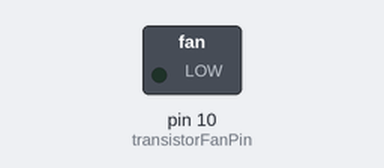
Simulated run of this sketch. Board: Arduino Uno, built with avr-gcc and run on an emulated ATmega328P. On the bench: switched loads named in the sketch (green lamp = pin HIGH).

Above: at 0.05 s.
At 59.8 s:
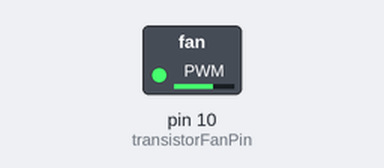
Timing chart, 0 to 78.0 s (numbered marks = the images above):
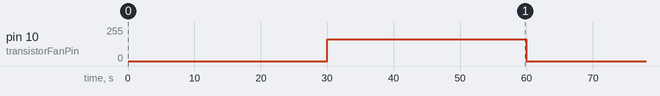

Measured:
- by itself, pin 10 (transistorFanPin): alternates 165/255 for 30.0 s and 0/255 for 30.0 s

The sketch:

temp_to_fan_speed.ino
```cpp
// Definition of Arduino type
#if defined(__AVR_ATmega1280__) || defined(__AVR_ATmega2560__)
#define  IS_MEGA  (1)
#define  IS_UNO   (0)
#else
#define  IS_MEGA  (0)
#define  IS_UNO   (1)
#endif

// Analog output (i.e PWM) pins. These must be chosen so that we can change the PWM frequency without affecting the millis()
// function or the MsTimer2 library. So don't use timer/counter 1 or 2. See comment in setup() function.
// THESE PIN NUMBERS MUST NOT BE CHANGED UNLESS THE CODE IN setup(), setTransistorFanSpeed() AND setDiodeFanSpeed() IS CHANGED TO MATCH!
#if IS_UNO
// On the Uno we can only use the OC1B pin, so these pin numbers are both 10
const int transistorFanPin = 10;     // OC1B
const int diodeFanPin = 10;          // OC1B
#else
// On the Mega we use OC1B and OC1C
const int transistorFanPin = 12;     // OC1B
const int diodeFanPin = 13;          // OC1C
#endif

// Definitions for PWM fan control
const unsigned char maxFanSpeed = 80;   // this is calculated as 16MHz divided by 8 (prescaler), divided by 25KHz (target PWM frequency from Intel specification)

void setup()
{
  // Set up the PWM pins for a PWM frequency close to the recommended 25KHz for the Intel fan spec.
  // We can't get this frequency using the default TOP count of 255, so we have to use a custom TOP value.

#if IS_UNO

  // Only timer/counter 1 is free because TC0 is used for system timekeeping (i.e. millis() function),
  // and TC2 is used for our 1-millisecond tick. TC1 controls the PWM on Arduino pins 9 and 10.
  // However, we can only get PWM on pin 10 (controlled by OCR1B) because we are using OCR1A to define the TOP value.
  // Using a prescaler of 8 and a TOP value of 80 gives us a frequency of 16000/(8 * 80) = 25KHz exactly.
  TCCR1A = (1 << COM1B1) | (1 << COM1B0) | (1 << WGM11) | (1 << WGM10);  // OC1A (pin 9) disconnected, OC1B (pin 10) = inverted fast PWM
 #ifdef FAN_AUDIO_TEST
  // test code to get 440Hz output (= concert A) to test the logic
  OCR1AH = 0;
  OCR1BL = 71;  // 50% duty cycle
  TCCR1B = (1 << WGM13) | (1 << WGM12) | (1 << CS12);  // TOP = OCRA, prescaler = 256

  OCR1AL = 141; // TOP = 141, 16000000 / (256 * 142) = 440.014
  OCR1BH = 0;
 #else
  OCR1AH = 0;
  OCR1AL = 79;  // TOP = 79
  TCCR1B = (1 << WGM13) | (1 << WGM12) | (1 << CS11);  // TOP = OCR0A, prescaler = 8

  OCR1BH = 0;
  OCR1BL = maxFanSpeed;  // max fan speed (i.e. pin 5 initially low all the time)
 #endif

  TCNT1H = 0;
  TCNT1L = 0;
#else

  // On the Mega we use TC1 and OCR1B, OCR1C
  TCCR1A = (1 << COM1B1) | (1 << COM1B0) | (1 << COM1C1) | (1 << COM1C1) | (1 << WGM11) | (1 << WGM10);  // OC1A disconnected, OC1B = OC1C inverted fast PWM
  TCCR1B = (1 << WGM13) | (1 << WGM12) | (1 << CS11);  // TOP = OCR1A, prescaler = 8
  TCCR1C = 0;
  OCR1AH = 0;
  OCR1AL = 79;  // TOP = 79

  OCR1BH = 0;
  OCR1BL = maxFanSpeed;
  OCR1CH = 0;
  OCR1CL = maxFanSpeed;

  TCNT1H = 0;
  TCNT1L = 0;
#endif

  // We have to enable the ports as outputs before PWM will work.
  pinMode(transistorFanPin, OUTPUT);
  pinMode(diodeFanPin, OUTPUT);
}

// Set the transistor fan speed, where 0 <= fanSpeed <= maxFanSpeed
void setTransistorFanSpeed(unsigned char fanSpeed)
{
  OCR1BH = 0;
  OCR1BL = fanSpeed;
}

// Set the diode fan speed, where 0 <= fanSpeed <= maxFanSpeed
void setDiodeFanSpeed(unsigned char fanSpeed)
{
#if IS_UNO
  OCR1BH = 0;
  OCR1BL = fanSpeed;
#else
  OCR1CH = 0;
  OCR1CL = fanSpeed;
#endif
}


void loop()
{
   setTransistorFanSpeed(80);
   delay(30000);   // run for 30 seconds at maximum fan speed
   setTransistorFanSpeed(28);
   delay(30000);   // run for 30 seconds at low fan speed
}
```
